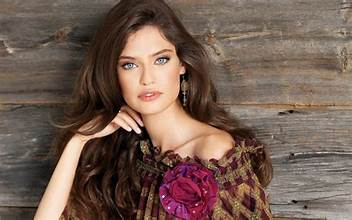
#> input picture img2.jpeg, 352 x 220 px
$ python l1c1.py
#> lines starting #> are read from the running program, lines starting #| are printed output that depends on the picture
import cv2
img = cv2.imread('img2.jpeg', 1)
#> img is the input picture: shape (220, 352, 3); mean B, G, R 82.1, 93.4, 116.1
print(img)
#> (printed output is left out)

img1 = cv2.cvtColor(img,cv2.COLOR_BGR2GRAY)
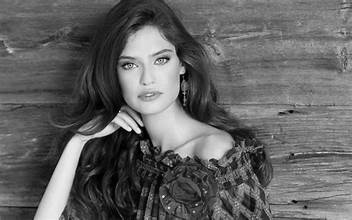
#> img1: shape (220, 352); min 0, max 251, mean 98.9
img2 = cv2.cvtColor(img,cv2.COLOR_BGR2RGB)
img3 = cv2.cvtColor(img,cv2.COLOR_BGR2HSV)
#> img3: shape (220, 352, 3); mean H, S, V 20.7, 89.9, 116.1
img4 = cv2.cvtColor(img,cv2.COLOR_BGR2Lab)
#> img4: shape (220, 352, 3); mean of channels 0, 1, 2 104.4, 135.5, 138.2
cv2.imshow('color_image',img)
cv2.imshow('gray image',img1)
cv2.imshow('rgb image',img2)
cv2.imshow('hsv image',img3)
cv2.imshow('lab image',img4)
cv2.waitKey(000)
cv2.destroyAllWindows()

$ run again, with img1.jpg copied over img2.jpeg
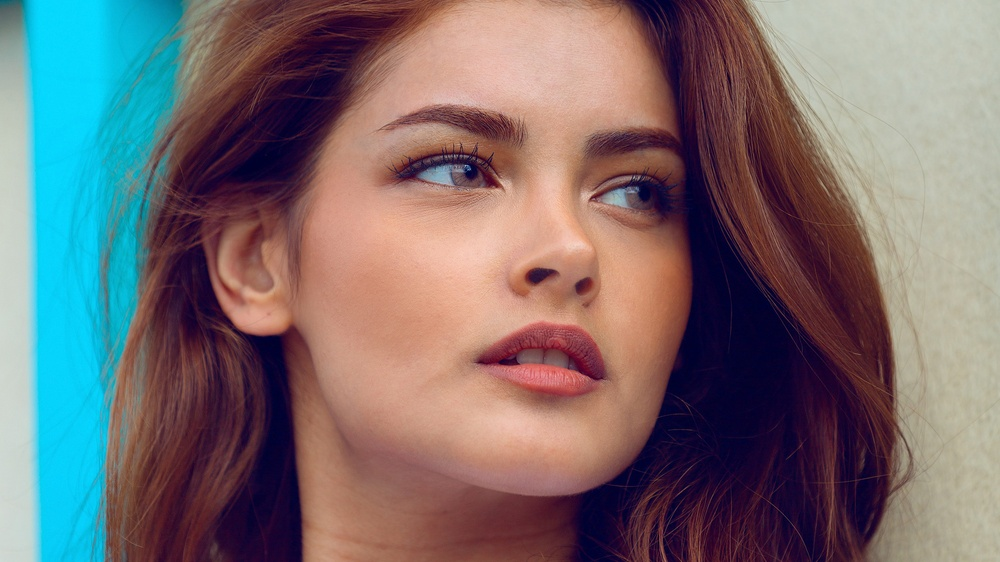
#> input picture img1.jpg, 1000 x 562 px, shrunk from 2560 x 1440 before the run
#> img is the input picture: shape (562, 1000, 3); mean B, G, R 111.9, 109.9, 120.1
#> (printed output is left out)
#> `img1 = cv2.cvtColor(img,cv2.COLOR_BGR2GRAY)`:
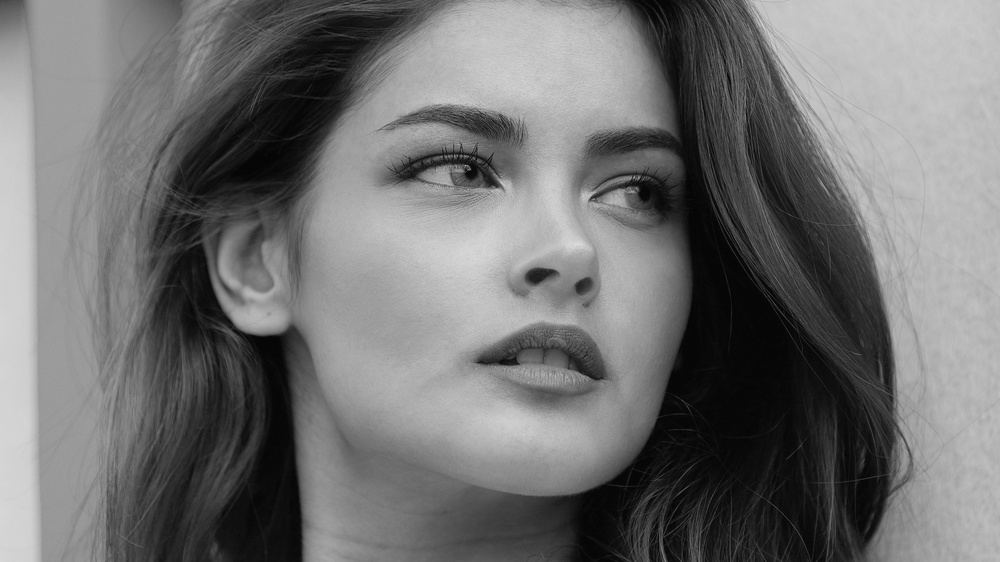
#> img1: shape (562, 1000); min 4, max 220, mean 113.2
#> img3: shape (562, 1000, 3); mean H, S, V 68.6, 129.6, 146.9
#> img4: shape (562, 1000, 3); mean of channels 0, 1, 2 121.4, 137.5, 130.3
